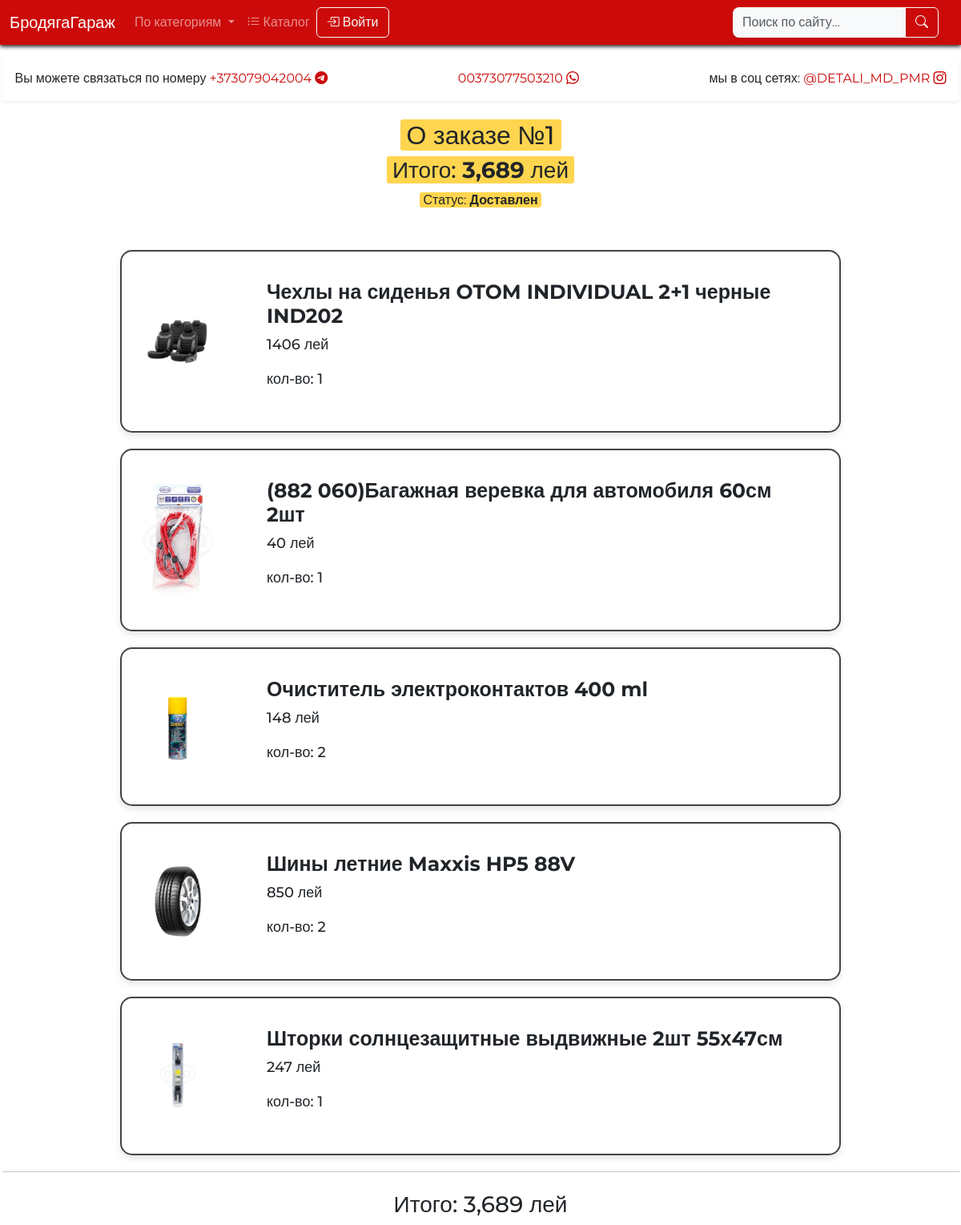
Screenshot of /order/1/ with the database file from the repository.
### main/models.py (models this page shows, shortened)
class Order(models.Model):
    STATUS_CHOICES = [
        ('new', 'Новый'),
        ('processing', 'В обработке'),
        ('shipped', 'Отправлен'),
        ('delivered', 'Доставлен'),
    ]
    id = models.AutoField(primary_key=True)
    user = models.ForeignKey(User, related_name="order_user", on_delete=models.CASCADE)
    data = models.DateField(auto_now=True)
    status = models.CharField(max_length=20, choices=STATUS_CHOICES, default='new')
    def get_total(self):
        return sum(
            item.prodcut.price * item.quantity
            for item in self.order_of_user.all()
        )

class In_Order(models.Model):
    order = models.ForeignKey(Order, related_name="order_of_user", on_delete=models.CASCADE)
    prodcut = models.ForeignKey(Product, related_name='product_of_order', on_delete=models.CASCADE)
    quantity = models.PositiveIntegerField(default=1)

class Product(models.Model):
    title = models.CharField(max_length=30)
    price = models.PositiveIntegerField(default=0)
    image = models.ImageField(upload_to='photos')
    brand = models.CharField(max_length=50, null=True, blank=True)
    article = models.CharField(max_length=100, null=True, blank=True)
    description = models.TextField(null=True, blank=True)
    category = models.ForeignKey(Category, on_delete=models.SET_NULL, null=True, blank=True)
    similar_products = models.ManyToManyField('self', blank=True)

### main/views.py (the view)
# urls.py: path('order/<int:order_id>/',order_detail,name="order_detail"),
def order_detail(request, order_id):
    order = Order.objects.get(id=order_id)
    order_object = In_Order.objects.filter(order=order)
    return render(request, "order_detail.html", {
        'order_objects': order_object,
        'order': order
    })

### main/context_processors.py (called while the page is built)
def categories_processor(request):
    return {
        'categories': Category.objects.prefetch_related('children__children').all()
    }

### main/templates/order_detail.html
{% extends 'base.html' %}
{% block content %}
{% load humanize %}
<h2 class="text-center"><mark>О заказе №{{ order.id }}</mark></h2>
<h3 class="text-center "><mark>Итого: <strong>{{ order.get_total|intcomma }}</strong> лей</mark></h3>
<p class="text-center"><mark>Статус: <strong>{{ order.get_status_display }}</strong></mark></p>
<div class="cart-card-wrapper">
	{% for product in order_objects %}
	<div class="cart-card">
		<img src="{{ product.prodcut.image.url }}" alt="" class="cart-img">
		<div class="card-body">
			<h3 class="cart-title">{{ product.prodcut.title }}</h3>
			<p class="cart-text">{{ product.prodcut.price }} лей</p>
			<p class="cart-text">кол-во: {{ product.quantity }}</p>
		</div>
	</div>
	{% endfor %}
</div>
<hr>
<h3 class="text-center mt-4 catalog-nav ">Итого: {{ order.get_total|intcomma }} лей</h3>
{% endblock %}

### main/templates/base.html (shortened to what this page needs)
<!DOCTYPE html>
<html lang="en">
<head>
    {%load static%}
    <link href="https://cdn.jsdelivr.net/npm/bootstrap@5.3.6/dist/css/bootstrap.min.css" rel="stylesheet"
>
    <link rel="stylesheet" href="{%static 'main.css' %}">
    <link rel="stylesheet" href="https://cdn.jsdelivr.net/npm/bootstrap-icons@1.10.5/font/bootstrap-icons.css">
    <link href="https://cdn.jsdelivr.net/npm/bootstrap-icons@1.10.5/font/bootstrap-icons.css" rel="stylesheet">
</head>
<body style="background: url('{% static "4374.jpg" %}') no-repeat center center fixed; background-size: cover;">
    <nav class="navbar navbar-expand-lg fixed-top navbar-dark RED">
        <div class="container-fluid">
            <a class="navbar-brand" href="{% url 'main' %}">БродягаГараж</a>
            <div class="collapse navbar-collapse" id="navbarTogglerDemo03">
                <ul class="navbar-nav me-auto mb-2 mb-lg-0  d-flex flex-row align-items-center">
                    <li class="nav-item dropdown d-none d-lg-block">
                        <a class="nav-link dropdown-toggle" href="#" id="catalogDropdown" role="button"
                            data-bs-toggle="dropdown" aria-expanded="false">
                            По категориям
                        </a>
                    </li>
                    <li class="nav-item dropdown d-none d-lg-block">
                        <a class="nav-link" role="button" href="{% url 'all_categories' %}"><i class="bi bi-list-ul me-1"></i>Каталог</a>
                    </li>
                    {% if user.is_authenticated %}
                    <li class="nav-item">
                        <form action="{% url 'logout' %}" method="post" class="d-inline">
                            {% csrf_token %}
                            <button type="submit" class="nav-link " style="text-decoration: none; border: none;">
                                <i class="bi bi-box-arrow-right me-1"></i> Выйти
                            </button>
                        </form>
                    </li>
                    {% else %}
                    <li class="nav-item">
                        <a class="btn btn-outline-light" href="{% url 'login' %}">
                            <i class="bi bi-box-arrow-in-right me-1"></i>Войти
                        </a>
                    </li>
                    {% endif %}
                </ul>
                <div class="d-none d-lg-flex align-items-center">
                    <form class="d-flex me-3" role="search" action="{% url 'search' %}" method="get">
                        <div class="input-group">
                            <input type="search" name="q" class="form-control bg-light border-0 shadow-sm"
                                placeholder="Поиск по сайту..." aria-label="Поиск" />
                            <button class="btn btn-outline-light shadow-sm" type="submit">
                                <i class="bi bi-search"></i>
                            </button>
                        </div>
                    </form>
                </div>
            </div>
        </div>
    </nav>
    <div class="container2">
<div class="catalog-nav d-flex justify-content-between align-items-center rounded shadow-sm p-3 mb-4">
    <div>
        Вы можете связаться по номеру
        <a href="#" onclick="copyToClipboard('+373079042004')" title="Нажмите, чтобы скопировать">
            +373079042004 <i class="bi bi-telegram"></i>
        </a>
    </div>
    <div>
        <a href="#" onclick="copyToClipboard('00373077503210')" title="Нажмите, чтобы скопировать">
            00373077503210 <i class="bi bi-whatsapp"></i>
        </a>
    </div>
    <div>
        мы в соц сетях:
        <a href="#" onclick="copyToClipboard('@DETALI_MD_PMR')" title="Нажмите, чтобы скопировать">
            @DETALI_MD_PMR <i class="bi bi-instagram"></i>
        </a>
    </div>
</div>
            {%block content%}
            {% endblock %}
        </div>
</body>
</html>

### main/static/main.css (style rules this page uses)
html { box-sizing: border-box; }
*, *::after, *::before { box-sizing: inherit; }
body { font-family: 'Montserrat', sans-serif; }
ul, ol { padding: 0; margin: 0; list-style: none; }
ul[class] { list-style: none; }
img { max-width: 100%; display: block; }
input, button, textarea, select { font: inherit; }
a { text-decoration: none; }
.container2 { max-width: 1195px; margin: 0 auto; }
.cart-card-wrapper { max-width: 895px; margin: 0 auto; margin-top: 50px; }
.cart-card { width: 100%; border: 1px solid #d3d1d1; margin-bottom: 20px; display: flex; align-items: center; padding: 10px; }
.cart-img { width: 120px; height: 120px; padding: 5px; margin-right: 30px; }
.cart-title { font-weight: 700; font-size: 25px; }
.cart-text { font-size: 18px; font-weight: 500; }
.RED { background-color: #CC0A0A; }
.container2 { padding-top: 70px; }
.fixed-top { box-shadow: 0 2px 5px rgba(0, 0, 0, 0.9); }
.card-body { padding: 15px; flex: 1; display: flex; flex-direction: column; justify-content: space-between; }
.cart-card, .card { border: 2px solid #444; border-radius: 15px; box-shadow: 0 4px 8px rgba(0,0,0,0.1); padding: 20px; margin-bottom: 20px; background-color: rgba(255, 255, 255, 0.7); backdrop-filter: blur(10px); -webkit-backdrop-filter: blur(10px); }
.catalog-nav { background-color: rgba(255, 255, 255, 0.3); backdrop-filter: blur(3px); -webkit-backdrop-filter: blur(3px); border-radius: 15px; }
.cart-card-wrapper { width: 100%; max-width: 900px; }
.catalog-nav a { color: #CC0A0A; text-decoration: none; }
.cart-card { display: flex; align-items: center; gap: 1rem; }
.cart-card img.cart-img { width: 100px; height: auto; object-fit: cover; mask-image: linear-gradient(to right, transparent 0%, black 15%, black 85%, transparent 100%), linear-gradient(to bottom, transparent 0%, black 15%, black 85%, transparent 100%); mask-composite: intersect; }
input.form-control { border-radius: 0.5rem; }
mark { background-color: #ffd54f; padding: 0 0.25em; border-radius: 0.2rem; }

### rows the page displays
Order: id "1", get_total "3,689", status "Доставлен"
In_Order: shows a picture, prodcut "Чехлы на сиденья OTOM INDIVIDUAL 2+1 черные IND202", prodcut.price "1406", quantity "1"
In_Order: shows a picture, prodcut "(882 060)Багажная веревка для автомобиля 60см 2шт", prodcut.price "40", quantity "1"
In_Order: shows a picture, prodcut "Очиститель электроконтактов 400 ml", prodcut.price "148", quantity "2"
In_Order: shows a picture, prodcut "Шины летние Maxxis HP5 88V", prodcut.price "850", quantity "2"
In_Order: shows a picture, prodcut "Шторки солнцезащитные выдвижные 2шт 55х47см", prodcut.price "247", quantity "1"
